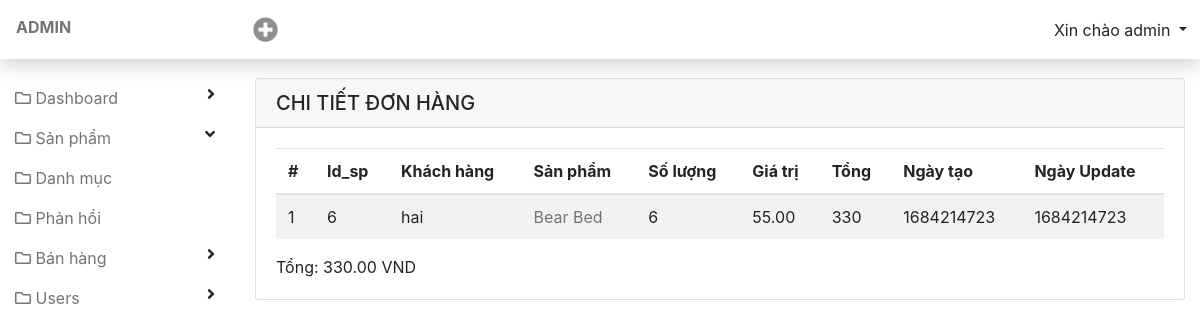
Screenshot of /admin/index.php?view=list_order_detail&id=8 (signed in) with the database file from the repository.
### tables this page shows
CREATE TABLE `order_detail` (
  `id` int(11) NOT NULL,
  `order_id` int(11) DEFAULT NULL,
  `product_id` int(11) DEFAULT NULL,
  `quantity` int(11) DEFAULT NULL,
  `price` decimal(10,2) DEFAULT NULL,
  `total_price` int(11) NOT NULL,
  `created_date` int(11) DEFAULT NULL,
  `last_updated` int(11) DEFAULT NULL
);

CREATE TABLE `products` (
  `id` int(11) NOT NULL,
  `name_product` varchar(255) NOT NULL,
  `price` decimal(10,2) NOT NULL,
  `description` longtext DEFAULT NULL,
  `thumbnail` varchar(255) DEFAULT NULL,
  `brand_id` int(11) DEFAULT NULL,
  `created_at` int(11) DEFAULT NULL,
  `updated_at` int(11) DEFAULT NULL
);

CREATE TABLE `orders` (
  `id` int(11) NOT NULL,
  `fullname` varchar(255) NOT NULL,
  `note` text DEFAULT NULL,
  `phone` varchar(255) NOT NULL,
  `address` varchar(500) NOT NULL,
  `total` decimal(10,2) DEFAULT NULL,
  `created_at` int(11) DEFAULT NULL,
  `updated_at` int(11) DEFAULT NULL
);

### admin/views/list_order_detail.php (the view)
<?php
require './inc/header.php';
?>
<?php
$id = isset($_GET['id']) ? $_GET['id'] : '';
$sql =  "SELECT * FROM  orders INNER JOIN order_detail ON  orders.id =order_detail.order_id  INNER JOIN products ON order_detail.product_id = products.id WHERE orders.id = $id  ORDER BY order_detail.id ASC";
$res = $conn->query($sql);
?>
<div id="content" class="container-fluid">
    <div class="card">
        <div class="card-header font-weight-bold d-flex justify-content-between align-items-center">
            <h5 class="m-0 ">Chi tiết đơn hàng</h5>
        </div>
        <div class="card-body">
            <table class="table table-striped table-checkall">
                <thead>
                    <tr>
                        <th scope="col">#</th>
                        <th scope="col">Id_sp</th>
                        <th scope="col">Khách hàng</th>
                        <th scope="col">Sản phẩm</th>
                        <th scope="col">Số lượng</th>
                        <th scope="col">Giá trị</th>
                        <th scope="col">Tổng</th>
                        <th scope="col">Ngày tạo</th>
                        <th scope="col">Ngày Update</th>
                    </tr>
                </thead>
                <tbody>
                    <?php
                        $num = 0;
                        while ($row = $res->fetch_array()) {
                        $num++;
                    ?>
                    <tr>
                        <td><?= $num ?></td>
                        <td><?= $row['id'] ?></td>
                        <td><?= $row['fullname'] ?></td>
                        <td><a href="#"><?= $row['name_product'] ?></a></td>
                        <td><?= $row['quantity'] ?></td>
                        <td><?= $row['price'] ?></td>
                        <td><?= $row['quantity'] * $row['price'] ?></td>
                        <td><?= $row['created_date'] ?></td>
                        <td><?= $row['last_updated'] ?></td>
                    </tr>
                    <?php  } ?>
                </tbody>
            </table>
            <?php
                $sql =  "SELECT total FROM  orders WHERE id =$id";
                $res = $conn->query($sql);
                $row = $res->fetch_array();
            ?>
            <div >Tổng: <?= $row['total'] ?> VND</div>
        </div>
    </div>
</div>

### admin/css/style.css (style rules this page uses)
a { color: #787272; }
#content { padding-top: 20px; padding-bottom: 20px; }
#content .card-header { text-transform: uppercase; }
.table tr td { vertical-align: middle; }

### rows the page displays
order_detail: product "6", order.fullname "hai", product.name_product "Bear Bed", quantity "6", product.price "55.00", $row['quantity']*$row['price'] "330", created_date "1684214723", last_updated "1684214723"
orders: total "330.00"

### other values shown
$_SESSION['user_login_admin'] "admin"
